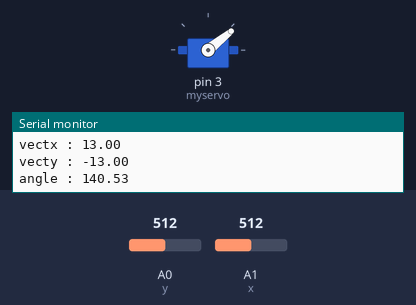
Recording of a sketch running on a simulated Arduino Uno, built with avr-gcc and run on an emulated ATmega328P. Shown: servo, the last lines printed to the serial monitor. Inputs (shaded band) come from the test bench; at power-on: A0 (y) = 512, A1 (x) = 512.

Above: at 1.2 s.
1.3 s: A0 (y) set to 516
At 2.0 s:
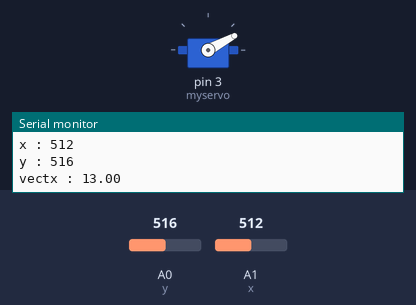
2.9 s: A1 (x) set to 548
At 3.3 s:
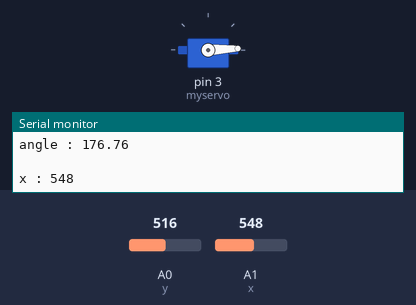
4.5 s: A1 (x) set to 0
At 5.8 s:
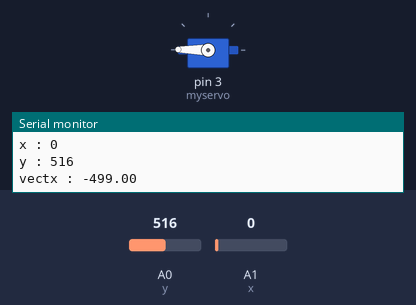
6.1 s: A0 (y) set to 1023
At 6.6 s:
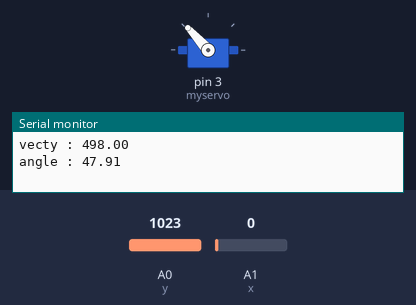
7.6 s: A0 (y) set to 306
At 8.5 s:
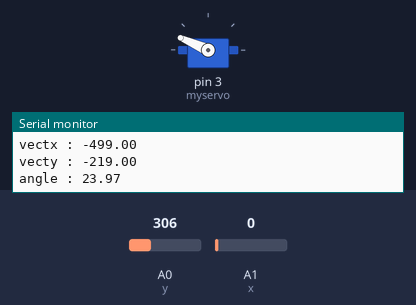
9.1 s: A1 (x) set to 511
At 10.4 s:
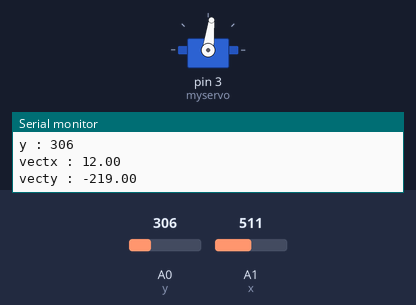
Timing chart, 0 to 11.7 s (numbered marks = the images above; inputs shaded):
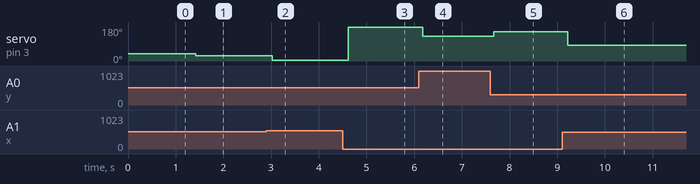

Measured:
- the behaviour switches between 530 and 531 on A1 (x) (found by bisection; images 1 and 2)
- after the input at 1.3 s, servo on pin 3 (myservo): 39° → 28° after 0.12 s
- after the input at 2.9 s, servo on pin 3 (myservo): 28° → 3° after 0.12 s
- after the input at 4.5 s, servo on pin 3 (myservo): 3° → 179° after 0.12 s
- after the input at 6.1 s, servo on pin 3 (myservo): 179° → 132° after 0.08 s
- after the input at 7.6 s, servo on pin 3 (myservo): 132° → 156° after 0.06 s
- after the input at 9.1 s, servo on pin 3 (myservo): 156° → 83° after 0.12 s

The sketch:

ServoJoystick.ino
```cpp
#include <Servo.h>
Servo myservo;

int x = A1;
int y = A0;
int ms = 7;


float vectX;
float vectY;
float vectRefX = 518;
float vectRefY = 0;
float angle;


void setup() {

  Serial.begin(9600);

  //définition de la sortie PWM pour piloter le servomoteur
  myservo.attach(3);
  //définition des entrées du joystick
  pinMode(x, INPUT);
  pinMode(y, INPUT);
  pinMode(ms, INPUT);

}

void loop() {
  //définition des composantes du vecteur crée par le joystick
  vectX = analogRead(x) - 499;
  vectY = analogRead(y) - 525;
  //définition des composantes du vecteur référence
  vectRefX = 0 - 499;
  vectRefY = 518 - 525;

  //Sécurité pour prévoir la dérive du joystick en position repos
  if ( 490 > analogRead(x) || analogRead(x) > 505  && 520 > analogRead(x) || analogRead(x) > 530 ){
    //Calcul de l'angle entre le vecteur crée avec le déplacement du joystick et le vecteur de référence en y = 0
    angle = (180*acos((vectX * vectRefX + vectY * vectRefY) / (sqrt((pow(vectX, 2)) +  (pow(vectY, 2)) ) * sqrt(pow(vectRefX, 2) + pow(vectRefY, 2)))))/3,14;

  };

  //log
  Serial.print("x : ");
  Serial.println(analogRead(x));
  Serial.print("y : ");
  Serial.println(analogRead(y));
  Serial.print("vectx : ");
  Serial.println(vectX);
  Serial.print("vecty : ");
  Serial.println(vectY);
  Serial.print("angle : ");
  Serial.println(angle);
  Serial.println(" ");
  myservo.write(180-angle);


  delay(10);

}
```
